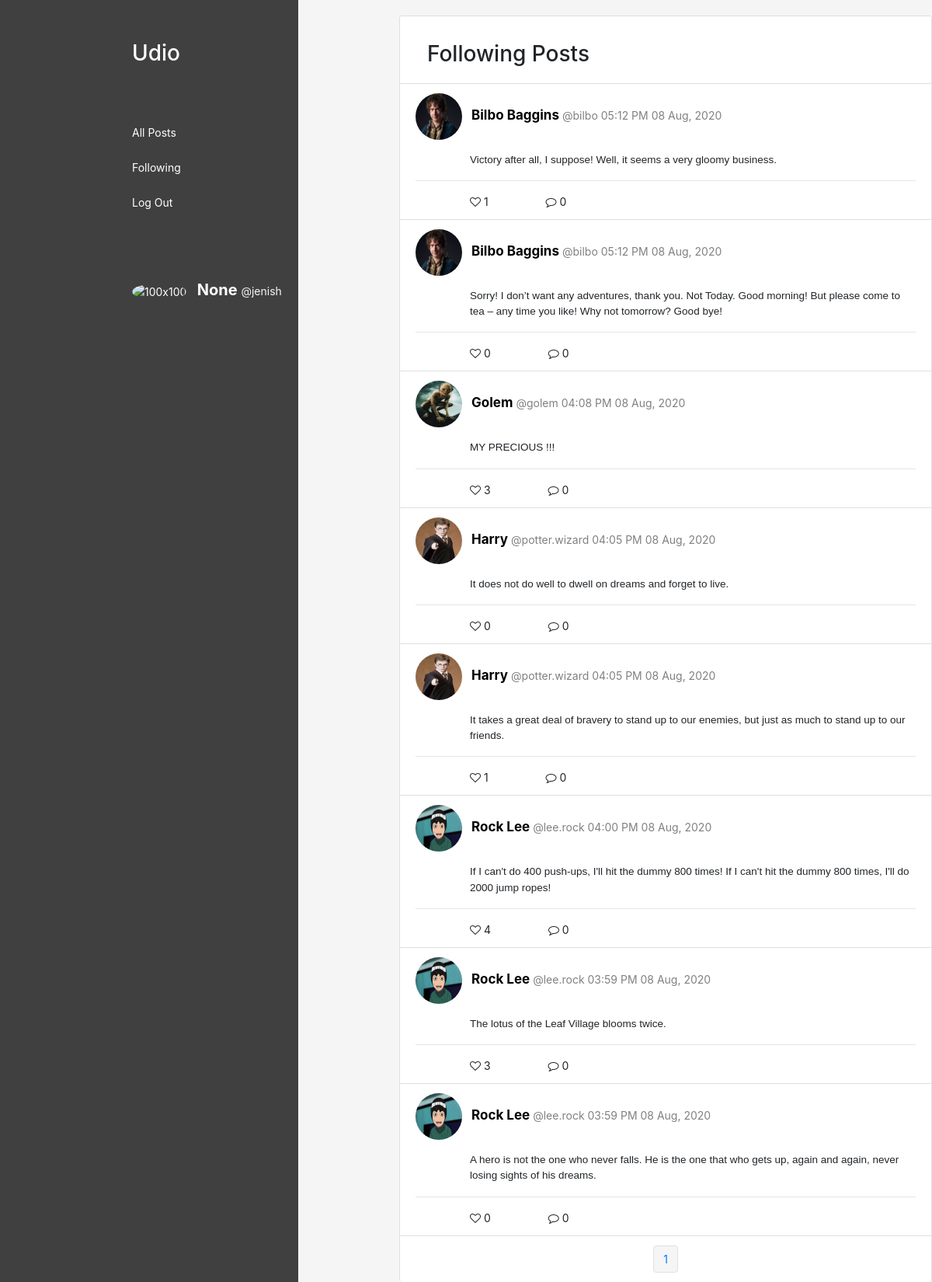
The app's page /following/26 (signed in) with its own data.
### network/models.py (models this page shows, shortened)
class User(AbstractUser):
    name=models.TextField(null=True)
    imagefile= models.FileField(upload_to='images/', null=True, verbose_name="")

class Tweet(models.Model):
    owner=models.ForeignKey("User",on_delete=models.CASCADE,related_name="tweeter")
    content=models.TextField(blank=False)
    timestamp=models.DateTimeField(auto_now_add=True)

### network/views.py (the view)
# urls.py: path("following/<int:profile_id>", views.following, name="following"),
@login_required
def following(request, profile_id):
    user=User.objects.get(pk=profile_id)
    following=user.followinglist.all()
    following=[person.following.id for person in following]
    following.append(profile_id)
    tweets=(Tweet.objects.filter(owner__in=following))
    tweets=tweets.order_by("-timestamp").all()
    tweets_list=[]
    for tweet in tweets:
        likes=tweet.likes.all()
        liked=tweet.likes.filter(liker=request.user)
        comments=tweet.comments.all()
        number_likes=len(likes)
        number_comments=len(comments)
        tweet_details={
            "id": tweet.id,
            "tweeter":tweet.owner.name,
            "tweeterid":tweet.owner.id,
            "tweeterusername":tweet.owner.username,
            "content":tweet.content,
            "timestamp":tweet.timestamp.strftime(" %I:%M %p %d %b, %Y"),
            "likes":number_likes,
            "comments":number_comments,
            "image":tweet.owner.imagefile,
            "liked":liked
        }
        tweets_list.append(tweet_details)
    paginator = Paginator(tweets_list, 10) # Show 10 contacts per page.
    page_number = request.GET.get('page')
    page_obj = paginator.get_page(page_number)
    return render(request, "network/following.html",{'page_obj': page_obj})

### network/templates/network/following.html (shortened to what this page needs)
{% extends "network/layout.html" %}
{% load static %}
{% block body %}
  <div class="card maincard" style="width: 45rem;">
    <ul class="list-group list-group-flush">
      <li class="list-group-item"> <h3> &nbsp; Following Posts </h3> </li>
          {% if page_obj  %}
          {% for obj in page_obj %}
          <li class="list-group-item tweetcard"> <div  onclick="location.href='/open_tweet/{{ obj.id }}'">
            <img class="rounded-circle z-depth-2" alt="100x100" data-holder-rendered="true" src='{{ MEDIA_URL }}{{ obj.image }}'>
            <span class="link"> &nbsp; {{ obj.tweeter }} </span> <span class="userid"> <a href= {% url 'profile' obj.tweeterid %} class="userid">
               @{{ obj.tweeterusername}} </a> {{ obj.timestamp}} </span>
            <p class="contenttweet"> <pre>{{obj.content}}</pre> <hr> </p> </div>
            <div class="block">
               <div onclick="like(this)" id="like{{obj.id}}" class="subblock" data-id="{{ obj.id }}">
                {% if obj.liked %}
                <i class="fa fa-heart" style="color:crimson"></i>
                {% else %}
                <i style="font-size:14px" class="fa">&#xf08a;</i>
                {% endif %}
                {{ obj.likes }}
              </div> <div  class="subblock" onclick="location.href='/open_tweet/{{ obj.id }}'" >
                <i class="fa fa-comment-o" aria-hidden="true"></i>  {{ obj.comments }}
            </div>
          </div>
          </li>
          {% endfor %}
          {% else %}
          <li class="list-group-item tweetcard"> No feed to show </li>
          {% endif %}
          <li class="list-group-item tweetcard">
            <nav aria-label="Page navigation example">
              <ul class="pagination justify-content-center">
                <li class="page-item "><a class="page-link" href="#" style="background-color:whitesmoke"> {{ page_obj.number }} </a></li>
              </ul>
            </nav>
</div>
</div>
{% endblock %}

### network/templates/network/layout.html (shortened to what this page needs)
{% load static %}
<!DOCTYPE html>
<html lang="en">
    <head>
  <link rel="stylesheet" href="https://stackpath.bootstrapcdn.com/bootstrap/4.5.1/css/bootstrap.min.css">
        <link href="{% static 'network/styles.css' %}" rel="stylesheet">
    <link rel="stylesheet" href="https://cdnjs.cloudflare.com/ajax/libs/font-awesome/4.7.0/css/font-awesome.min.css">
    </head>
    <body>
    <div class=" split left">
        <div class="card menu border-0" style="width: 25rem;">
            <ul class="list-group list-group-flush menu">
              <li class="list-group-item menu border-0">  <h3> Udio </h3> </li> <br> <br>
              <li class="list-group-item menu border-0"> <a  href="{% url 'index' %}" class="linkwhite"> All Posts</a></li>
              <li class="list-group-item menu border-0">  <a href="{% url 'following' request.user.id %}" class="linkwhite">Following</a> </li>
              <li class="list-group-item menu border-0">  <a  href="{% url 'logout' %}" class="linkwhite">Log Out</a> </li>
              <br>
              <br>
              <br>
              <li  class="list-group-item menu ">
                <img class="rounded-circle z-depth-2" alt="100x100" data-holder-rendered="true" src='{{ MEDIA_URL }}{{ request.user.imagefile }}'>
                <span style="color:white"> <strong style="font-size: 20px;">&nbsp; {{ request.user.name}} </strong>  </span> <a href={% url 'profile' request.user.id %} style="color: whitesmoke;"> @{{ request.user.username}} </a>
              </li>
            </div>
          </div>
         <div class="split right">
            {% block body %}
            {% endblock %}
    </body>
</html>

### network/static/network/styles.css (style rules this page uses)
body { font-size: 14px; }
h3 { padding-top: 20px; }
.split { height: 100%; position: fixed; z-index: 1; top: 0; overflow-x: hidden; padding-top: 20px; }
.left { width:32%; left: 0; background-color: #404040; display: flex; }
.right { width: 68%; right: 0; background-color: whitesmoke; display: flex; }
.menu { color:white; background-color: #404040; margin-left: 50px; }
.linkwhite { color:white; }
.maincard { margin-left: 130px; top: 0; }
.subblock { display:inline; }
.rounded-circle { width:60px; height:60px; }
p.contenttweet { margin-left: 70px; }
.subblock { margin-left: 70px; }
.userid { color:grey; }
.link { font-weight: bold; color: black; font-size: 17px; }
pre { font-family:sans-serif; font-size: 13.5px; margin-left: 70px; white-space: pre-wrap; word-break: break-word; }

### records on screen
User: user.name "None", user.username "jenish"
User: image (picture), tweeter "Bilbo Baggins" "Bilbo Baggins", tweeterusername "bilbo" "bilbo"
Tweet: content "Victory after all, I suppose! Well, it seems a very gloomy business."
Tweet: content "Sorry! I don’t want any adventures, thank you. Not Today. Good morning! But please come to tea – any time you like! Why not tomorrow? Good bye!"
User: image (picture), tweeter "Golem", tweeterusername "golem"
Tweet: content "MY PRECIOUS !!!"
User: image (picture), tweeter "Harry" "Harry", tweeterusername "potter.wizard" "potter.wizard"
Tweet: content "It does not do well to dwell on dreams and forget to live."
Tweet: content "It takes a great deal of bravery to stand up to our enemies, but just as much to stand up to our friends."
User: image (placeholder picture), tweeter "Rock Lee" "Rock Lee" "Rock Lee", tweeterusername "lee.rock" "lee.rock" "lee.rock"
Tweet: content "If I can't do 400 push-ups, I'll hit the dummy 800 times! If I can't hit the dummy 800 times, I'll do 2000 jump ropes!"
Tweet: content "The lotus of the Leaf Village blooms twice."
Tweet: content "A hero is not the one who never falls. He is the one that who gets up, again and again, never losing sights of his dreams."

### other values on screen
{{ obj.timestamp }} "05:12 PM 08 Aug, 2020" "05:12 PM 08 Aug, 2020" "04:08 PM 08 Aug, 2020" "04:05 PM 08 Aug, 2020" "04:05 PM 08 Aug, 2020" "04:00 PM 08 Aug, 2020" "03:59 PM 08 Aug, 2020" "03:59 PM 08 Aug, 2020"
{{ obj.likes }} "1" "0" "3" "0" "1" "4" "3" "0"
{{ obj.comments }} "0" "0" "0" "0" "0" "0" "0" "0"
{{ page_obj.number }} "1"
